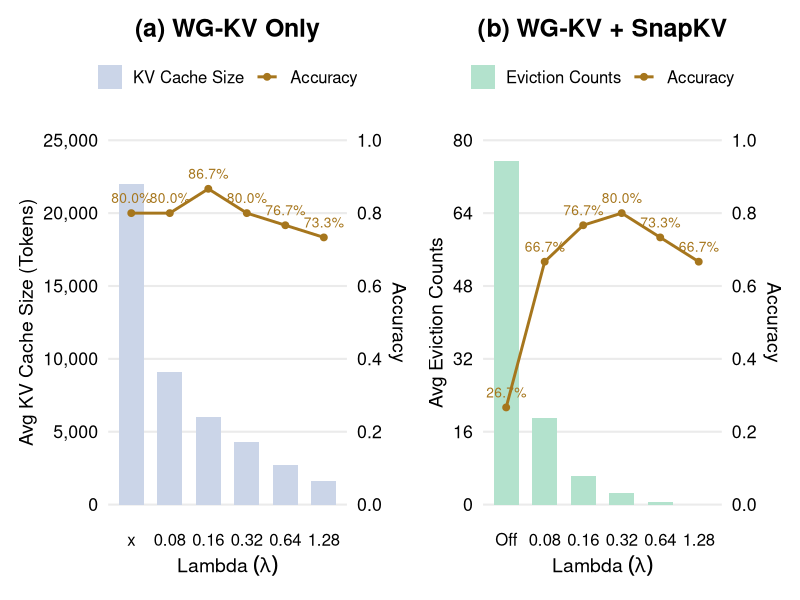

Reproduce this figure in R.
library(tidyverse)
library(patchwork)

make_bar_line_plot <- function(data, title, metric_col, left_label, bar_legend_label, bar_fill, left_ticks) {
  scale_factor <- max(left_ticks)

  data <- data %>%
    mutate(
      accuracy_scaled = accuracy * scale_factor,
      accuracy_label = scales::label_percent(accuracy = 0.1)(accuracy)
    )

  ggplot(data, aes(x = lambda)) +
    geom_col(
      aes(y = .data[[metric_col]], colour = bar_legend_label),
      width = 0.65,
      fill = bar_fill,
      linewidth = 0
    ) +
    geom_line(
      aes(y = accuracy_scaled, colour = "Accuracy", group = 1),
      linewidth = 1
    ) +
    geom_point(
      aes(y = accuracy_scaled, colour = "Accuracy"),
      size = 2
    ) +
    geom_text(
      aes(y = accuracy_scaled, label = accuracy_label, colour = "Accuracy"),
      vjust = -1,
      size = 3.5,
      show.legend = FALSE
    ) +
    scale_colour_manual(
      values = c(setNames(bar_fill, bar_legend_label), Accuracy = "#a6761d"),
      breaks = c(bar_legend_label, "Accuracy"),
      name = NULL
    ) +
    scale_y_continuous(
      name = left_label,
      limits = c(0, scale_factor),
      breaks = left_ticks,
      labels = scales::label_comma(accuracy = 1),
      sec.axis = sec_axis(
        ~ . / scale_factor,
        name = "Accuracy",
        breaks = seq(0, 1, 0.2),
        labels = scales::label_number(accuracy = 0.1)
      )
    ) +
    labs(
      x = expression("Lambda"~(lambda)),
      title = title
    ) +
    theme_minimal(base_size = 16) +
    theme(
      plot.title = element_text(size = 18, hjust = 0.5, face = "bold"),
      axis.title.x = element_text(size = 14),
      axis.text.x = element_text(size = 12, colour = "black"),
      axis.title.y = element_text(size = 14, color = "black"),
      axis.text.y = element_text(color = "black"),
      legend.position = "top",
      legend.text = element_text(size = 12),
      panel.grid.minor = element_blank(),
      panel.grid.major.x = element_blank()
    )
}

plot_a <- read_csv("data/snapkv_no.csv") %>%
  mutate(lambda = fct_inorder(lambda)) %>%
  make_bar_line_plot(
    "(a) WG-KV Only",
    "avg_kv",
    "Avg KV Cache Size (Tokens)",
    "KV Cache Size",
    "#cbd5e8",
    c(0, 5000, 10000, 15000, 20000, 25000)
  )

plot_b <- read_csv("data/snapkv_4096.csv") %>%
  mutate(lambda = fct_inorder(lambda)) %>%
  make_bar_line_plot(
    "(b) WG-KV + SnapKV",
    "num_evict",
    "Avg Eviction Counts",
    "Eviction Counts",
    "#b3e2cd",
    c(0, 16, 32, 48, 64, 80)
  )

fig <- plot_a + plot_b + plot_layout(ncol = 2)

ggsave("snapkv.pdf", fig, width = 9, height = 4, units = "in")
